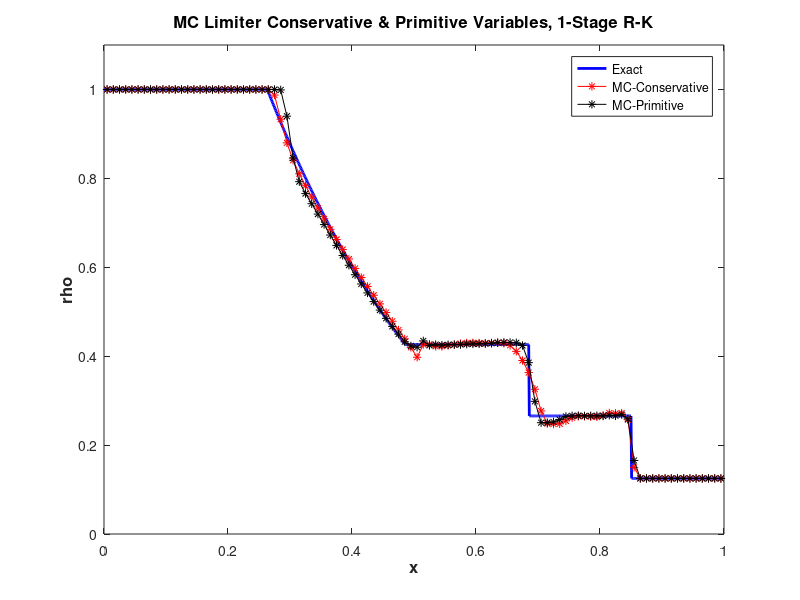
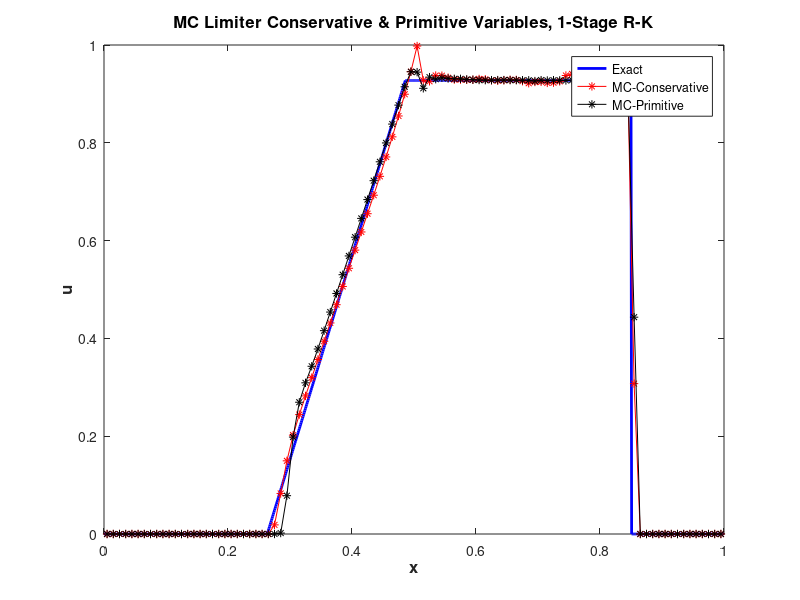
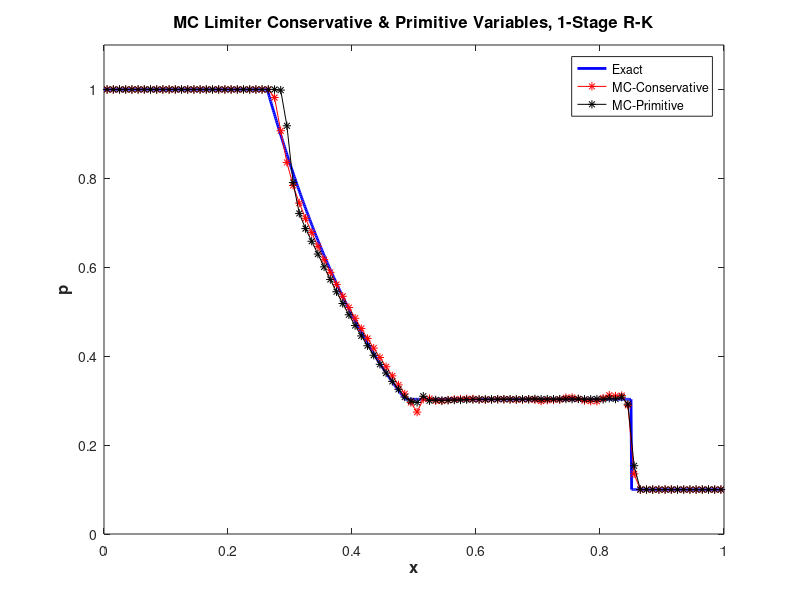
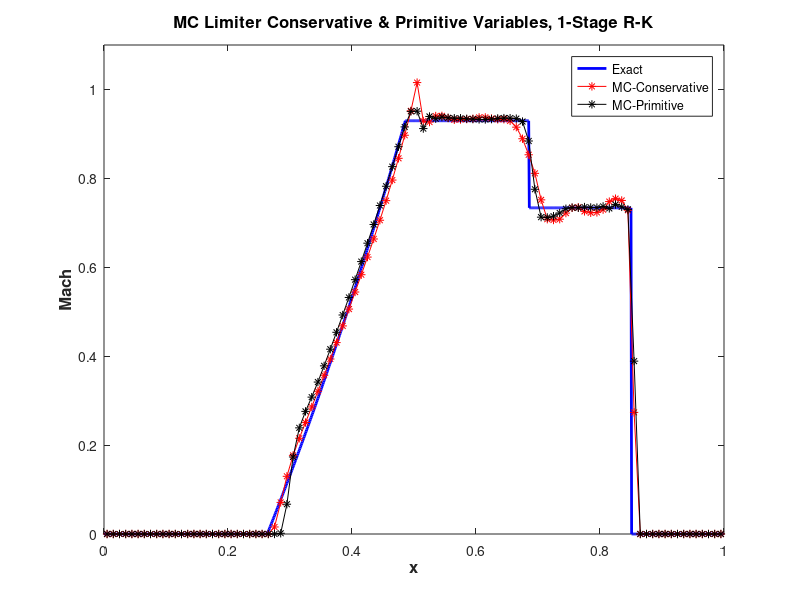

Source code (MATLAB) for these figures, in order:
clear all
B = importdata('plot.dat',' ')

C = importdata('out3.txt',' ')
A = importdata('out2.txt',' ') 

figure
set(gcf,'color','w');
set(gcf,'Position', [50, 50, 720, 500]);
plot(B(:,1),B(:,3),'-b','LineWidth',2)
hold on
plot(A(:,1),A(:,2),'*-r')

plot(C(:,1),C(:,2),'*-k')
legend('Exact','MC-Conservative','MC-Primitive')
title('MC Limiter Conservative & Primitive Variables, 1-Stage R-K','FontSize',12,'FontWeight','bold')
ylabel('rho','FontSize',12,'FontWeight','bold')
xlabel('x','FontSize',12,'FontWeight','bold')
ylim([0 1.1])
hold off

figure
set(gcf,'color','w');
set(gcf,'Position', [50, 50, 720, 500]);
plot(B(:,1),B(:,2),'-b','LineWidth',2)
hold on
plot(A(:,1),A(:,4),'*-r')

plot(C(:,1),C(:,4),'*-k')
legend('Exact','MC-Conservative','MC-Primitive')
title('MC Limiter Conservative & Primitive Variables, 1-Stage R-K','FontSize',12,'FontWeight','bold')
ylabel('u','FontSize',12,'FontWeight','bold')
xlabel('x','FontSize',12,'FontWeight','bold')


hold off

figure
set(gcf,'color','w');
set(gcf,'Position', [50, 50, 720, 500]);
plot(B(:,1),B(:,4),'-b','LineWidth',2)
hold on
plot(A(:,1),A(:,6),'*-r')

plot(C(:,1),C(:,6),'*-k')
legend('Exact','MC-Conservative','MC-Primitive')
title('MC Limiter Conservative & Primitive Variables, 1-Stage R-K','FontSize',12,'FontWeight','bold')
ylabel('p','FontSize',12,'FontWeight','bold')
xlabel('x','FontSize',12,'FontWeight','bold')
ylim([0 1.1])

hold off

figure
set(gcf,'color','w');
set(gcf,'Position', [50, 50, 720, 500]);
for i=1:length(B(:,2))
    M(i)=B(i,2)/B(i,5);
end
plot(B(:,1),M,'-b','LineWidth',2);
hold on
plot(A(:,1),A(:,8),'*-r');
plot(C(:,1),C(:,8),'*-k');
legend('Exact','MC-Conservative','MC-Primitive')
title('MC Limiter Conservative & Primitive Variables, 1-Stage R-K','FontSize',12,'FontWeight','bold')
ylabel('Mach','FontSize',12,'FontWeight','bold')
xlabel('x','FontSize',12,'FontWeight','bold')
ylim([0 1.1])
hold off

%Steger-Warming
%Van Leer